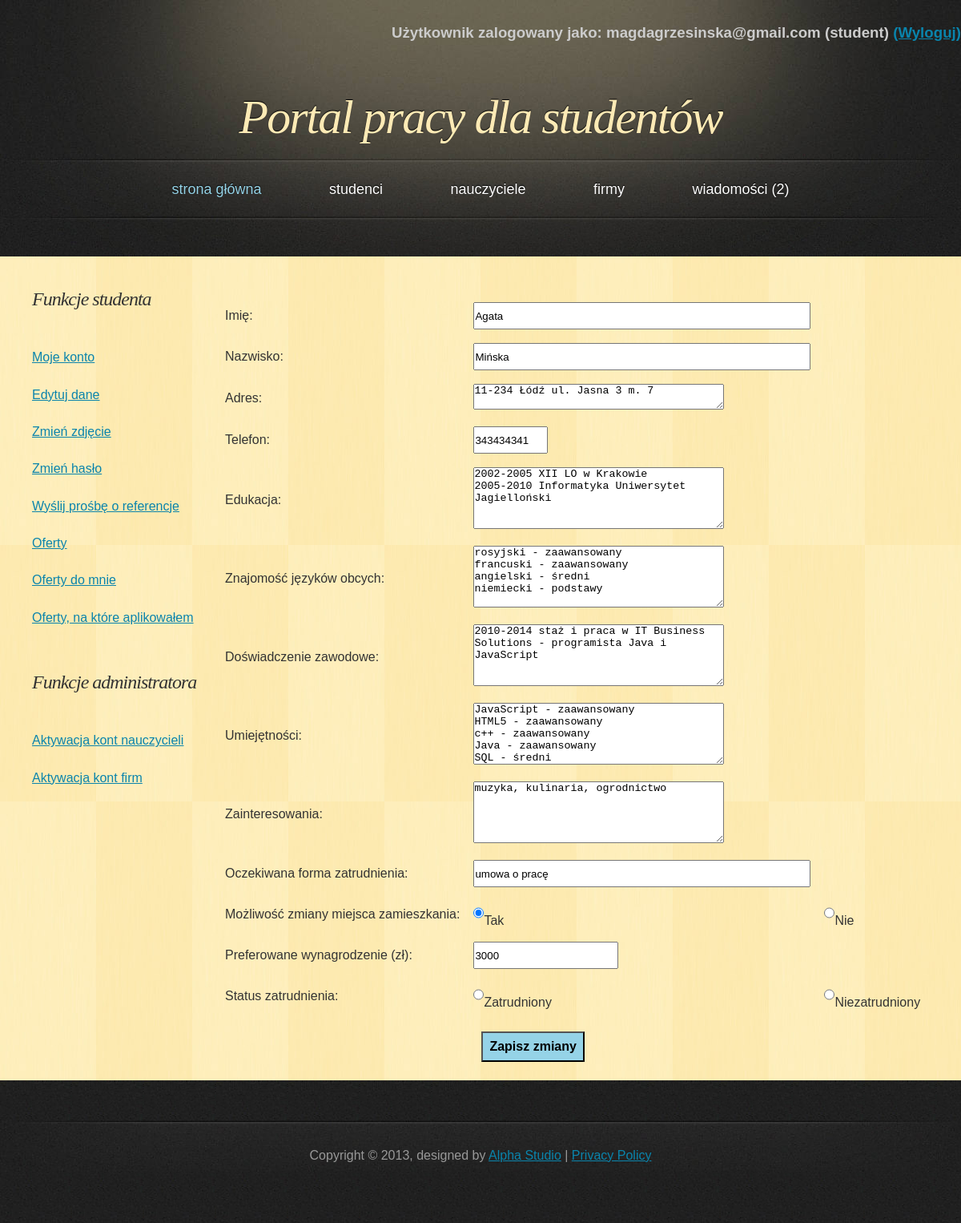
The page /PortalPracy/php/edit_data.php (signed in) on the database its author committed.
### tables this page shows
CREATE TABLE IF NOT EXISTS `student` (
  `student_id` int(11) NOT NULL AUTO_INCREMENT,
  `name` varchar(45) NOT NULL,
  `last_name` varchar(45) NOT NULL,
  `address` varchar(50) NOT NULL,
  `telephone` varchar(11) NOT NULL,
  `e_mail` varchar(50) NOT NULL,
  `password` varchar(100) NOT NULL,
  `education` text NOT NULL,
  `languages` text NOT NULL,
  `experience` text NOT NULL,
  `skills` text NOT NULL,
  `interest` text NOT NULL,
  `employment_form` text NOT NULL,
  `change_of_residence` tinyint(1) NOT NULL,
  `salary` float NOT NULL,
  `status` text NOT NULL,
  `account_creation_date` date NOT NULL,
  `is_admin` tinyint(1) NOT NULL DEFAULT '0',
  `photoname` varchar(30) NOT NULL,
  PRIMARY KEY (`student_id`)
);

### PortalPracy/php/classDatabase.php (called while the page is built, shortened)
<?php
class Database {
    private $db;
    function __construct() {
        $this->server = 'localhost';
        $this->user = 'root';
        $this->password = '';
        $this->basename = 'data_base';
        $this->db = new mysqli($this->server, $this->user, $this->password, $this->basename);
        if ($this->db->connect_error) {
            die('Blad polaczenia z baza danych (' . $this->db->connect_errno . ') ' . $this->db->connect_error);
        } else {
            $this->db->query("SET NAMES 'utf8'");
        }
    }
    function get_student_data($id) {
        if ($result = $this->db->query("SELECT * FROM `student` WHERE `student_id`='$id'")) {
            if ($result->num_rows == 0) {
                return false;
            } else {
                $obj = $result->fetch_object();
                $array = array();
                $array['name'] = $obj->name;
                $array['last_name'] = $obj->last_name;
                $array['address'] = $obj->address;
                $array['telephone'] = $obj->telephone;
                $array['education'] = $obj->education;
                $array['languages'] = $obj->languages;
                $array['experience'] = $obj->experience;
                $array['skills'] = $obj->skills;
                $array['interest'] = $obj->interest;
                $array['employment_form'] = $obj->employment_form;
                $array['change_of_residence'] = $obj->change_of_residence;
                $array['salary'] = $obj->salary;
                $array['status'] = $obj->status;
                $array['photoname'] = $obj->photoname;
                return $array;
            }
        }
    }
}

### PortalPracy/php/edit_data.php (the view, shortened to what this page needs)
<!DOCTYPE html>
<html>
    <head>
        <link href="../css/style.css" rel="stylesheet" type="text/css" />
    </head>
    <body>
        <div id="header">
            <?php
            include_once 'classPage.php';
            ?>
            <h1><a href="index.php">Portal pracy dla studentów</a></h1>
        </div>
        <div id="main">
            <div id="content">
                <?php
                if ($_SESSION['usertype'] == 'student') {
                    if (isset($_POST['student_editdata_submit'])) {
                        include_once 'classStudent.php';
                        $student = Student::make_new_to_edit($_SESSION['name']);
                        $student->update_data();
                    } else {
                        include_once 'classDatabase.php';
                        $db = new Database();
                        $array = $db->get_student_data($_SESSION['id']);
                        ?>
                        <form id="student_edit_data" action='edit_data.php' method='POST'>
                            <table>
                                <tr>
                                    <td><label for="name">Imię:</label></td>
                                    <td><input type="text" id="name" name="name" size='50' <?php echo "value='" . $array['name'] . "'" ?>></td>
                                </tr>
                                <tr>
                                    <td><label for="last_name">Nazwisko:</label></td>
                                    <td><input type="text" id="last_name" name="last_name" size='50'<?php echo "value='" . $array['last_name'] . "'" ?>></td>
                                </tr>
                                <tr>
                                    <td><label for="address">Adres:</label></td>
                                    <td><textarea type="text" id="address" name="address" rows='2' cols='37'><?php echo $array['address'] ?></textarea></td>
                                </tr>
                                <tr>
                                    <td><label for="telephone">Telefon:</label></td>
                                    <td><input type="text" id="telephone" name="telephone" size='9' <?php echo "value='" . $array['telephone'] . "'" ?>></td>
                                </tr>
                                <tr>
                                    <td><label for="education">Edukacja:</label></td>
                                    <td><textarea id="education" name="education" rows='5' cols='37'><?php echo $array['education'] ?></textarea></td>
                                </tr>
                                <tr>
                                    <td><label for="languages">Znajomość języków obcych:</label></td>
                                    <td><textarea id="languages" name="languages" rows='5' cols='37'><?php echo $array['languages'] ?></textarea></td>
                                </tr>
                                <tr>
                                    <td><label for="experience">Doświadczenie zawodowe:</label></td>
                                    <td><textarea id="experience" name="experience" rows='5' cols='37'><?php echo $array['experience'] ?></textarea></td>
                                </tr>
                                <tr>
                                    <td><label for="skills">Umiejętności:</label></td>
                                    <td><textarea id="skills" name="skills" rows='5' cols='37'><?php echo $array['skills'] ?></textarea></td>
                                </tr>
                                <tr>
                                    <td><label for="interest">Zainteresowania:</label></td>
                                    <td><textarea id="interest" name="interest" rows='5' cols='37'><?php echo $array['interest'] ?></textarea></td>
                                </tr>
                                <tr>
                                    <td><label for="employment_form">Oczekiwana forma zatrudnienia:</label></td>
                                    <td><input type="text" id="employment_form" name="employment_form" size='50' <?php echo "value='" . $array['employment_form'] . "'" ?>></td>
                                </tr>
                                <tr>
                                    <td><label for="change_of_residence">Możliwość zmiany miejsca zamieszkania:</label></td>
                                    <td><input type="radio" name="change_of_residence" value="1" <?php if ($array['change_of_residence'] == 1) echo "checked" ?> />Tak</td>
                                    <td><input type="radio" name="change_of_residence" value="0" <?php if ($array['change_of_residence'] == 0) echo "checked" ?>/>Nie</td>
                                </tr>
                                <tr>
                                    <td><label for="salary">Preferowane wynagrodzenie (zł):</label></td>
                                    <td><input type="text" id="salary" name="salary" <?php echo "value='" . $array['salary'] . "'" ?>></td>
                                </tr>
                                <tr>
                                    <td><label for="status">Status zatrudnienia:</label></td>
                                    <td><input type="radio" name="status" value="employed" <?php if ($array['status'] == "employed") echo "checked" ?> />Zatrudniony</td>
                                    <td><input type="radio" name="status" value="unemployed" <?php if ($array['status'] == "unemployed") echo "checked" ?> />Niezatrudniony</td>
                                </tr>
                                <tr>
                                    <td></td>
                                    <td><input type="submit" name= 'student_editdata_submit' class='submit_form_button' value="Zapisz zmiany"></td>
                                </tr>
                            </table>
                        </form>
                    <?php
                    }
                }
                        ?>
            </div>
            <div id="sidebar">
            </div>
            <div class="clearing">&nbsp;</div>
        </div>
    </body>
</html>

### PortalPracy/css/style.css (style rules this page uses)
* { margin: 0; padding: 0; }
body { font: 16px "Trebuchet MS", Arial, Helvetica, sans-serif; color: #333333; background: #202020 url('../images/bg.jpg'); }
h1, h2 { font-family: Georgia, Times, serif; font-weight: normal; font-style: italic; }
h1 { font-size: 3em; letter-spacing: -2px; }
a { text-decoration: underline; color: #0A84AC; }
#header, #menu, #footer { margin: 0 auto; width: 1200px; }
#header { height: 197px; background: #202020 url('../images/header.jpg'); }
#header h1 { font-size: 60px; text-align: center; text-shadow: 0px -1px 1px #000000; color: #FDEAB5; padding-top: 60px; }
#header h1 a { text-decoration: none; color: #FDEAB5; }
#main { width: 1120px; margin: 0 auto 50px auto; padding: 40px 40px 0 40px; background: #FEEBB2 url('../images/main.jpg'); }
#content { float: right; width: 80%; padding: 0 0 20px 0; }
#sidebar { float: left; width: 20%; padding: 0 0 20px 0; }
.clearing { clear: both; height: 1px; overflow: hidden; }
form { margin: 0; }
td { padding-left: 15px; padding-top: 15px; }
td input { height: 30px; }
.submit_form_button { font-size: 100%; height: auto; padding: 8px; margin-left: 10px; margin-right: 10px; margin-top: 10px; background: #95D3E7; font-weight: bold; }

### rows shown on the page
student: name "Agata", address "11-234 Łódź ul. Jasna 3 m. 7", telephone "343434341", education "2002-2005 XII LO w Krakowie 2005-2010 Informatyka Uniwersytet Jagielloński", languages "rosyjski - zaawansowany francuski - zaawansowany angielski - średni niemiecki - podstawy", experience "2010-2014 staż i praca w IT Business Solutions - programista Java i JavaScript", skills "JavaScript - zaawansowany HTML5 - zaawansowany c++ - zaawansowany Java - zaawansowany SQL - średni", interest "muzyka, kulinaria, ogrodnictwo", employment_form "umowa o pracę", change_of_residence "☑", salary "3000"

### other values the page prints
$_SESSION['name'] "magdagrzesinska@gmail.com"
$_SESSION['usertype'] "student"
$num_mes "2"
